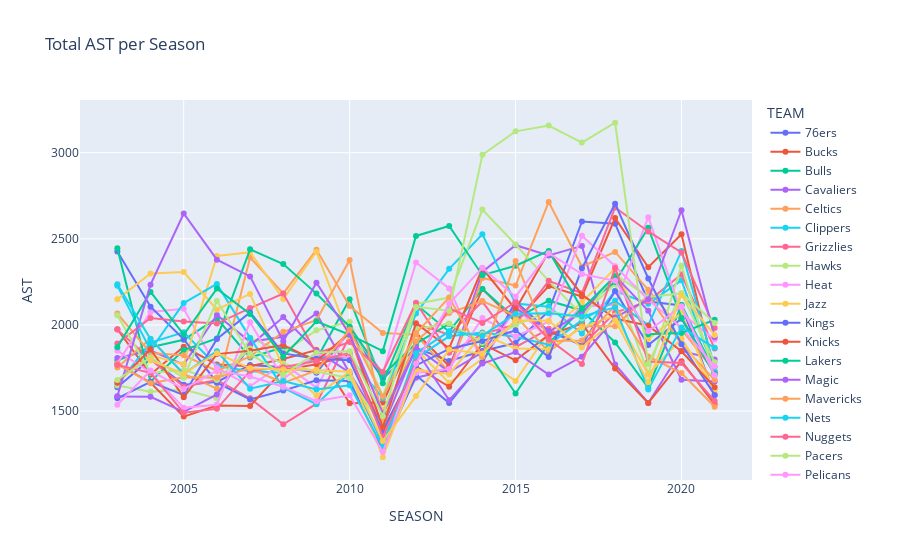

The notebook cell this image was saved under:
### Code cell
fig2 = px.line(plot_sum_data, x='SEASON', y='AST', markers=True, color='TEAM',title = 'Total AST per Season')
fig2.show()

### Figure 1 — Plotly figure (JSON) as saved in the notebook; plotly's stock layout.template omitted (floating-point values rounded to 4 significant figures)
{"data": [{"hovertemplate": "TEAM=76ers<br>SEASON=%{x}<br>AST=%{y}<extra></extra>", "legendgroup": "76ers", "line": {"color": "#636efa", "dash": "solid"}, "marker": {"symbol": "circle"}, "mode": "lines+markers", "name": "76ers", "orientation": "v", "showlegend": true, "type": "scatter", "x": [2003, 2004, 2005, 2006, 2007, 2008, 2009, 2010, 2011, 2012, 2013, 2014, 2015, 2016, 2017, 2018, 2019, 2020, 2021], "xaxis": "x", "y": [1639, 1803, 1653, 1669, 1768, 1754, 1723, 1963, 1689, 1867, 1791, 1849, 1895, 2081, 2601, 2588, 2136, 2113, 1593], "yaxis": "y"}, {"hovertemplate": "TEAM=Bucks<br>SEASON=%{x}<br>AST=%{y}<extra></extra>", "legendgroup": "Bucks", "line": {"color": "#EF553B", "dash": "solid"}, "marker": {"symbol": "circle"}, "mode": "lines+markers", "name": "Bucks", "orientation": "v", "showlegend": true, "type": "scatter", "x": [2003, 2004, 2005, 2006, 2007, 2008, 2009, 2010, 2011, 2012, 2013, 2014, 2015, 2016, 2017, 2018, 2019, 2020, 2021], "xaxis": "x", "y": [1975, 1713, 1874, 1771, 1760, 1802, 1854, 1545, 1550, 1955, 1760, 2209, 2020, 2226, 2165, 2621, 2335, 2527, 1722], "yaxis": "y"}, {"hovertemplate": "TEAM=Bulls<br>SEASON=%{x}<br>AST=%{y}<extra></extra>", "legendgroup": "Bulls", "line": {"color": "#00cc96", "dash": "solid"}, "marker": {"symbol": "circle"}, "mode": "lines+markers", "name": "Bulls", "orientation": "v", "showlegend": true, "type": "scatter", "x": [2003, 2004, 2005, 2006, 2007, 2008, 2009, 2010, 2011, 2012, 2013, 2014, 2015, 2016, 2017, 2018, 2019, 2020, 2021], "xaxis": "x", "y": [1793, 1871, 1914, 2038, 1811, 1871, 1799, 2149, 1662, 2120, 1961, 2209, 2037, 2141, 2084, 1898, 1635, 2117, 1728], "yaxis": "y"}, {"hovertemplate": "TEAM=Cavaliers<br>SEASON=%{x}<br>AST=%{y}<extra></extra>", "legendgroup": "Cavaliers", "line": {"color": "#ab63fa", "dash": "solid"}, "marker": {"symbol": "circle"}, "mode": "lines+markers", "name": "Cavaliers", "orientation": "v", "showlegend": true, "type": "scatter", "x": [2003, 2004, 2005, 2006, 2007, 2008, 2009, 2010, 2011, 2012, 2013, 2014, 2015, 2016, 2017, 2018, 2019, 2020, 2021], "xaxis": "x", "y": [1808, 1851, 1770, 2058, 1902, 1931, 2067, 1720, 1308, 1694, 1738, 2308, 2463, 2403, 2459, 1771, 1547, 1850, 1800], "yaxis": "y"}, {"hovertemplate": "TEAM=Celtics<br>SEASON=%{x}<br>AST=%{y}<extra></extra>", "legendgroup": "Celtics", "line": {"color": "#FFA15A", "dash": "solid"}, "marker": {"symbol": "circle"}, "mode": "lines+markers", "name": "Celtics", "orientation": "v", "showlegend": true, "type": "scatter", "x": [2003, 2004, 2005, 2006, 2007, 2008, 2009, 2010, 2011, 2012, 2013, 2014, 2015, 2016, 2017, 2018, 2019, 2020, 2021], "xaxis": "x", "y": [1753, 1920, 1716, 1630, 2392, 2183, 2437, 2110, 1953, 1944, 1726, 2273, 2229, 2714, 2338, 2424, 2204, 1975, 1729], "yaxis": "y"}, {"hovertemplate": "TEAM=Clippers<br>SEASON=%{x}<br>AST=%{y}<extra></extra>", "legendgroup": "Clippers", "line": {"color": "#19d3f3", "dash": "solid"}, "marker": {"symbol": "circle"}, "mode": "lines+markers", "name": "Clippers", "orientation": "v", "showlegend": true, "type": "scatter", "x": [2003, 2004, 2005, 2006, 2007, 2008, 2009, 2010, 2011, 2012, 2013, 2014, 2015, 2016, 2017, 2018, 2019, 2020, 2021], "xaxis": "x", "y": [1653, 1898, 1957, 1762, 1732, 1723, 1810, 1813, 1575, 2066, 2326, 2527, 2125, 2106, 1950, 2198, 2123, 2259, 1724], "yaxis": "y"}, {"hovertemplate": "TEAM=Grizzlies<br>SEASON=%{x}<br>AST=%{y}<extra></extra>", "legendgroup": "Grizzlies", "line": {"color": "#FF6692", "dash": "solid"}, "marker": {"symbol": "circle"}, "mode": "lines+markers", "name": "Grizzlies", "orientation": "v", "showlegend": true, "type": "scatter", "x": [2003, 2004, 2005, 2006, 2007, 2008, 2009, 2010, 2011, 2012, 2013, 2014, 2015, 2016, 2017, 2018, 2019, 2020, 2021], "xaxis": "x", "y": [1973, 1799, 1642, 1680, 1574, 1423, 1543, 1936, 1404, 2005, 1944, 2136, 1871, 1978, 1879, 2072, 2137, 2294, 1863], "yaxis": "y"}, {"hovertemplate": "TEAM=Hawks<br>SEASON=%{x}<br>AST=%{y}<extra></extra>", "legendgroup": "Hawks", "line": {"color": "#B6E880", "dash": "solid"}, "marker": {"symbol": "circle"}, "mode": "lines+markers", "name": "Hawks", "orientation": "v", "showlegend": true, "type": "scatter", "x": [2003, 2004, 2005, 2006, 2007, 2008, 2009, 2010, 2011, 2012, 2013, 2014, 2015, 2016, 2017, 2018, 2019, 2020, 2021], "xaxis": "x", "y": [1648, 1612, 1625, 1573, 1926, 1843, 1969, 2019, 1586, 2122, 2159, 2670, 2467, 2256, 2059, 2238, 1718, 2345, 1703], "yaxis": "y"}, {"hovertemplate": "TEAM=Heat<br>SEASON=%{x}<br>AST=%{y}<extra></extra>", "legendgroup": "Heat", "line": {"color": "#FF97FF", "dash": "solid"}, "marker": {"symbol": "circle"}, "mode": "lines+markers", "name": "Heat", "orientation": "v", "showlegend": true, "type": "scatter", "x": [2003, 2004, 2005, 2006, 2007, 2008, 2009, 2010, 2011, 2012, 2013, 2014, 2015, 2016, 2017, 2018, 2019, 2020, 2021], "xaxis": "x", "y": [1777, 2075, 2094, 1752, 1644, 1776, 1636, 1985, 1719, 2363, 2212, 1785, 2100, 1919, 2107, 2117, 2626, 2070, 1915], "yaxis": "y"}, {"hovertemplate": "TEAM=Jazz<br>SEASON=%{x}<br>AST=%{y}<extra></extra>", "legendgroup": "Jazz", "line": {"color": "#FECB52", "dash": "solid"}, "marker": {"symbol": "circle"}, "mode": "lines+markers", "name": "Jazz", "orientation": "v", "showlegend": true, "type": "scatter", "x": [2003, 2004, 2005, 2006, 2007, 2008, 2009, 2010, 2011, 2012, 2013, 2014, 2015, 2016, 2017, 2018, 2019, 2020, 2021], "xaxis": "x", "y": [1669, 1824, 1772, 2401, 2422, 2151, 2425, 1921, 1506, 1859, 1664, 1804, 1675, 1958, 2131, 2330, 1919, 2070, 1602], "yaxis": "y"}, {"hovertemplate": "TEAM=Kings<br>SEASON=%{x}<br>AST=%{y}<extra></extra>", "legendgroup": "Kings", "line": {"color": "#636efa", "dash": "solid"}, "marker": {"symbol": "circle"}, "mode": "lines+markers", "name": "Kings", "orientation": "v", "showlegend": true, "type": "scatter", "x": [2003, 2004, 2005, 2006, 2007, 2008, 2009, 2010, 2011, 2012, 2013, 2014, 2015, 2016, 2017, 2018, 2019, 2020, 2021], "xaxis": "x", "y": [2426, 2106, 1917, 1665, 1567, 1619, 1679, 1675, 1271, 1708, 1547, 1782, 2135, 1963, 1884, 2196, 1884, 2036, 1716], "yaxis": "y"}, {"hovertemplate": "TEAM=Knicks<br>SEASON=%{x}<br>AST=%{y}<extra></extra>", "legendgroup": "Knicks", "line": {"color": "#EF553B", "dash": "solid"}, "marker": {"symbol": "circle"}, "mode": "lines+markers", "name": "Knicks", "orientation": "v", "showlegend": true, "type": "scatter", "x": [2003, 2004, 2005, 2006, 2007, 2008, 2009, 2010, 2011, 2012, 2013, 2014, 2015, 2016, 2017, 2018, 2019, 2020, 2021], "xaxis": "x", "y": [1773, 1665, 1468, 1532, 1530, 1738, 1772, 1824, 1391, 1760, 1641, 1890, 1795, 1942, 2008, 1747, 1547, 1790, 1539], "yaxis": "y"}, {"hovertemplate": "TEAM=Lakers<br>SEASON=%{x}<br>AST=%{y}<extra></extra>", "legendgroup": "Lakers", "line": {"color": "#00cc96", "dash": "solid"}, "marker": {"symbol": "circle"}, "mode": "lines+markers", "name": "Lakers", "orientation": "v", "showlegend": true, "type": "scatter", "x": [2003, 2004, 2005, 2006, 2007, 2008, 2009, 2010, 2011, 2012, 2013, 2014, 2015, 2016, 2017, 2018, 2019, 2020, 2021], "xaxis": "x", "y": [2446, 1671, 1854, 1922, 2439, 2354, 2182, 1990, 1711, 1892, 2006, 1890, 1602, 1893, 2097, 2250, 2564, 2040, 1713], "yaxis": "y"}, {"hovertemplate": "TEAM=Magic<br>SEASON=%{x}<br>AST=%{y}<extra></extra>", "legendgroup": "Magic", "line": {"color": "#ab63fa", "dash": "solid"}, "marker": {"symbol": "circle"}, "mode": "lines+markers", "name": "Magic", "orientation": "v", "showlegend": true, "type": "scatter", "x": [2003, 2004, 2005, 2006, 2007, 2008, 2009, 2010, 2011, 2012, 2013, 2014, 2015, 2016, 2017, 2018, 2019, 2020, 2021], "xaxis": "x", "y": [1584, 1583, 1495, 1597, 1880, 2046, 1851, 1723, 1407, 1871, 1726, 1841, 2100, 1962, 2068, 2285, 2082, 1682, 1672], "yaxis": "y"}, {"hovertemplate": "TEAM=Mavericks<br>SEASON=%{x}<br>AST=%{y}<extra></extra>", "legendgroup": "Mavericks", "line": {"color": "#FFA15A", "dash": "solid"}, "marker": {"symbol": "circle"}, "mode": "lines+markers", "name": "Mavericks", "orientation": "v", "showlegend": true, "type": "scatter", "x": [2003, 2004, 2005, 2006, 2007, 2008, 2009, 2010, 2011, 2012, 2013, 2014, 2015, 2016, 2017, 2018, 2019, 2020, 2021], "xaxis": "x", "y": [2066, 1837, 1824, 1733, 1817, 1960, 2028, 2377, 1442, 1906, 2069, 2139, 2053, 1843, 1994, 1993, 2171, 1889, 1680], "yaxis": "y"}, {"hovertemplate": "TEAM=Nets<br>SEASON=%{x}<br>AST=%{y}<extra></extra>", "legendgroup": "Nets", "line": {"color": "#19d3f3", "dash": "solid"}, "marker": {"symbol": "circle"}, "mode": "lines+markers", "name": "Nets", "orientation": "v", "showlegend": true, "type": "scatter", "x": [2003, 2004, 2005, 2006, 2007, 2008, 2009, 2010, 2011, 2012, 2013, 2014, 2015, 2016, 2017, 2018, 2019, 2020, 2021], "xaxis": "x", "y": [2227, 1854, 2127, 2238, 1925, 1636, 1540, 1723, 1311, 1807, 1934, 1956, 1932, 1886, 2028, 2140, 1999, 2429, 1756], "yaxis": "y"}, {"hovertemplate": "TEAM=Nuggets<br>SEASON=%{x}<br>AST=%{y}<extra></extra>", "legendgroup": "Nuggets", "line": {"color": "#FF6692", "dash": "solid"}, "marker": {"symbol": "circle"}, "mode": "lines+markers", "name": "Nuggets", "orientation": "v", "showlegend": true, "type": "scatter", "x": [2003, 2004, 2005, 2006, 2007, 2008, 2009, 2010, 2011, 2012, 2013, 2014, 2015, 2016, 2017, 2018, 2019, 2020, 2021], "xaxis": "x", "y": [1892, 2040, 2020, 2008, 2098, 2182, 1834, 1901, 1727, 2129, 1838, 1947, 2003, 2256, 2184, 2682, 2543, 2421, 1983], "yaxis": "y"}, {"hovertemplate": "TEAM=Pacers<br>SEASON=%{x}<br>AST=%{y}<extra></extra>", "legendgroup": "Pacers", "line": {"color": "#B6E880", "dash": "solid"}, "marker": {"symbol": "circle"}, "mode": "lines+markers", "name": "Pacers", "orientation": "v", "showlegend": true, "type": "scatter", "x": [2003, 2004, 2005, 2006, 2007, 2008, 2009, 2010, 2011, 2012, 2013, 2014, 2015, 2016, 2017, 2018, 2019, 2020, 2021], "xaxis": "x", "y": [2056, 1722, 1738, 1680, 1864, 1775, 1730, 1691, 1407, 1977, 2008, 1897, 1999, 2079, 2039, 2293, 2163, 2183, 1783], "yaxis": "y"}, {"hovertemplate": "TEAM=Pelicans<br>SEASON=%{x}<br>AST=%{y}<extra></extra>", "legendgroup": "Pelicans", "line": {"color": "#FF97FF", "dash": "solid"}, "marker": {"symbol": "circle"}, "mode": "lines+markers", "name": "Pelicans", "orientation": "v", "showlegend": true, "type": "scatter", "x": [2003, 2004, 2005, 2006, 2007, 2008, 2009, 2010, 2011, 2012, 2013, 2014, 2015, 2016, 2017, 2018, 2019, 2020, 2021], "xaxis": "x", "y": [1851, 1723, 1519, 1537, 2016, 1688, 1828, 1812, 1368, 1721, 1745, 2041, 1933, 2019, 2518, 2341, 2147, 1984, 1761], "yaxis": "y"}, {"hovertemplate": "TEAM=Pistons<br>SEASON=%{x}<br>AST=%{y}<extra></extra>", "legendgroup": "Pistons", "line": {"color": "#FECB52", "dash": "solid"}, "marker": {"symbol": "circle"}, "mode": "lines+markers", "name": "Pistons", "orientation": "v", "showlegend": true, "type": "scatter", "x": [2003, 2004, 2005, 2006, 2007, 2008, 2009, 2010, 2011, 2012, 2013, 2014, 2015, 2016, 2017, 2018, 2019, 2020, 2021], "xaxis": "x", "y": [2149, 2299, 2307, 2090, 2180, 1755, 1591, 1730, 1232, 1742, 1714, 1947, 1863, 1859, 1986, 2055, 1714, 1921, 1624], "yaxis": "y"}, {"hovertemplate": "TEAM=Raptors<br>SEASON=%{x}<br>AST=%{y}<extra></extra>", "legendgroup": "Raptors", "line": {"color": "#636efa", "dash": "solid"}, "marker": {"symbol": "circle"}, "mode": "lines+markers", "name": "Raptors", "orientation": "v", "showlegend": true, "type": "scatter", "x": [2003, 2004, 2005, 2006, 2007, 2008, 2009, 2010, 2011, 2012, 2013, 2014, 2015, 2016, 2017, 2018, 2019, 2020, 2021], "xaxis": "x", "y": [1574, 1670, 1593, 1919, 2073, 1835, 1804, 1795, 1382, 1765, 1861, 1907, 1969, 1814, 2329, 2704, 2270, 1888, 1594], "yaxis": "y"}, {"hovertemplate": "TEAM=Rockets<br>SEASON=%{x}<br>AST=%{y}<extra></extra>", "legendgroup": "Rockets", "line": {"color": "#EF553B", "dash": "solid"}, "marker": {"symbol": "circle"}, "mode": "lines+markers", "name": "Rockets", "orientation": "v", "showlegend": true, "type": "scatter", "x": [2003, 2004, 2005, 2006, 2007, 2008, 2009, 2010, 2011, 2012, 2013, 2014, 2015, 2016, 2017, 2018, 2019, 2020, 2021], "xaxis": "x", "y": [1665, 1859, 1580, 1831, 1850, 1883, 1790, 1955, 1404, 2010, 1865, 2329, 2090, 2425, 2176, 2037, 1996, 1847, 1639], "yaxis": "y"}, {"hovertemplate": "TEAM=Spurs<br>SEASON=%{x}<br>AST=%{y}<extra></extra>", "legendgroup": "Spurs", "line": {"color": "#00cc96", "dash": "solid"}, "marker": {"symbol": "circle"}, "mode": "lines+markers", "name": "Spurs", "orientation": "v", "showlegend": true, "type": "scatter", "x": [2003, 2004, 2005, 2006, 2007, 2008, 2009, 2010, 2011, 2012, 2013, 2014, 2015, 2016, 2017, 2018, 2019, 2020, 2021], "xaxis": "x", "y": [1870, 2192, 1944, 2211, 2064, 1816, 2021, 1943, 1848, 2517, 2575, 2289, 2344, 2430, 2092, 2283, 1946, 1954, 2030], "yaxis": "y"}, {"hovertemplate": "TEAM=Suns<br>SEASON=%{x}<br>AST=%{y}<extra></extra>", "legendgroup": "Suns", "line": {"color": "#ab63fa", "dash": "solid"}, "marker": {"symbol": "circle"}, "mode": "lines+markers", "name": "Suns", "orientation": "v", "showlegend": true, "type": "scatter", "x": [2003, 2004, 2005, 2006, 2007, 2008, 2009, 2010, 2011, 2012, 2013, 2014, 2015, 2016, 2017, 2018, 2019, 2020, 2021], "xaxis": "x", "y": [1586, 2234, 2647, 2379, 2282, 1905, 2245, 1945, 1486, 1855, 1563, 1776, 1843, 1712, 1816, 2043, 2149, 2666, 1928], "yaxis": "y"}, {"hovertemplate": "TEAM=Thunder<br>SEASON=%{x}<br>AST=%{y}<extra></extra>", "legendgroup": "Thunder", "line": {"color": "#FFA15A", "dash": "solid"}, "marker": {"symbol": "circle"}, "mode": "lines+markers", "name": "Thunder", "orientation": "v", "showlegend": true, "type": "scatter", "x": [2003, 2004, 2005, 2006, 2007, 2008, 2009, 2010, 2011, 2012, 2013, 2014, 2015, 2016, 2017, 2018, 2019, 2020, 2021], "xaxis": "x", "y": [1774, 1662, 1696, 1695, 1748, 1663, 1736, 1972, 1584, 1952, 2160, 1815, 2371, 1907, 1910, 2111, 1817, 1721, 1525], "yaxis": "y"}, {"hovertemplate": "TEAM=Timberwolves<br>SEASON=%{x}<br>AST=%{y}<extra></extra>", "legendgroup": "Timberwolves", "line": {"color": "#19d3f3", "dash": "solid"}, "marker": {"symbol": "circle"}, "mode": "lines+markers", "name": "Timberwolves", "orientation": "v", "showlegend": true, "type": "scatter", "x": [2003, 2004, 2005, 2006, 2007, 2008, 2009, 2010, 2011, 2012, 2013, 2014, 2015, 2016, 2017, 2018, 2019, 2020, 2021], "xaxis": "x", "y": [2236, 1918, 1716, 1848, 1630, 1674, 1626, 1650, 1290, 1836, 1963, 1938, 2065, 2068, 2049, 2102, 1626, 1986, 1867], "yaxis": "y"}, {"hovertemplate": "TEAM=Trail Blazers<br>SEASON=%{x}<br>AST=%{y}<extra></extra>", "legendgroup": "Trail Blazers", "line": {"color": "#FF6692", "dash": "solid"}, "marker": {"symbol": "circle"}, "mode": "lines+markers", "name": "Trail Blazers", "orientation": "v", "showlegend": true, "type": "scatter", "x": [2003, 2004, 2005, 2006, 2007, 2008, 2009, 2010, 2011, 2012, 2013, 2014, 2015, 2016, 2017, 2018, 2019, 2020, 2021], "xaxis": "x", "y": [1768, 1722, 1490, 1513, 1733, 1755, 1791, 1838, 1349, 1784, 2097, 2012, 2132, 1917, 1773, 2330, 1788, 1779, 1559], "yaxis": "y"}, {"hovertemplate": "TEAM=Warriors<br>SEASON=%{x}<br>AST=%{y}<extra></extra>", "legendgroup": "Warriors", "line": {"color": "#B6E880", "dash": "solid"}, "marker": {"symbol": "circle"}, "mode": "lines+markers", "name": "Warriors", "orientation": "v", "showlegend": true, "type": "scatter", "x": [2003, 2004, 2005, 2006, 2007, 2008, 2009, 2010, 2011, 2012, 2013, 2014, 2015, 2016, 2017, 2018, 2019, 2020, 2021], "xaxis": "x", "y": [1681, 1811, 1694, 2139, 1833, 1711, 1839, 1847, 1470, 2105, 2083, 2988, 3124, 3158, 3059, 3174, 1773, 2186, 2012], "yaxis": "y"}, {"hovertemplate": "TEAM=Wizards<br>SEASON=%{x}<br>AST=%{y}<extra></extra>", "legendgroup": "Wizards", "line": {"color": "#FF97FF", "dash": "solid"}, "marker": {"symbol": "circle"}, "mode": "lines+markers", "name": "Wizards", "orientation": "v", "showlegend": true, "type": "scatter", "x": [2003, 2004, 2005, 2006, 2007, 2008, 2009, 2010, 2011, 2012, 2013, 2014, 2015, 2016, 2017, 2018, 2019, 2020, 2021], "xaxis": "x", "y": [1537, 1735, 1628, 1735, 1701, 1641, 1557, 1592, 1262, 1775, 2124, 2332, 2164, 2417, 2296, 2256, 1964, 2108, 1708], "yaxis": "y"}, {"hovertemplate": "TEAM=Hornets<br>SEASON=%{x}<br>AST=%{y}<extra></extra>", "legendgroup": "Hornets", "line": {"color": "#FECB52", "dash": "solid"}, "marker": {"symbol": "circle"}, "mode": "lines+markers", "name": "Hornets", "orientation": "v", "showlegend": true, "type": "scatter", "x": [2004, 2005, 2006, 2007, 2008, 2009, 2010, 2011, 2012, 2013, 2014, 2015, 2016, 2017, 2018, 2019, 2020, 2021], "xaxis": "x", "y": [1793, 1717, 1836, 1748, 1741, 1739, 1728, 1326, 1587, 1857, 1833, 2027, 2024, 1869, 2029, 1668, 2173, 1942], "yaxis": "y"}], "layout": {"legend": {"title": {"text": "TEAM"}, "tracegroupgap": 0}, "title": {"text": "Total AST per Season"}, "xaxis": {"anchor": "y", "domain": [0, 1], "title": {"text": "SEASON"}}, "yaxis": {"anchor": "x", "domain": [0, 1], "title": {"text": "AST"}}}}
